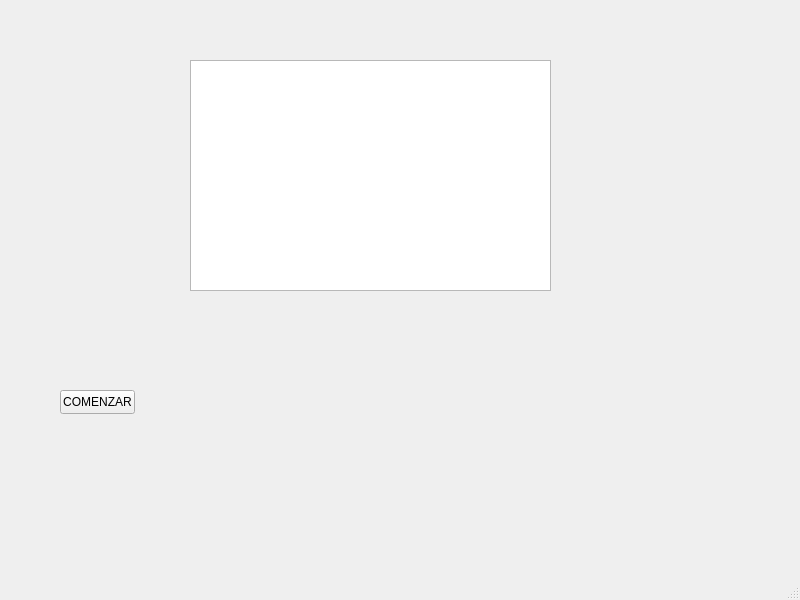
<?xml version="1.0" encoding="UTF-8"?>
<ui version="4.0">
 <class>MainWindow</class>
 <widget class="QMainWindow" name="MainWindow">
  <property name="geometry">
   <rect>
    <x>0</x>
    <y>0</y>
    <width>800</width>
    <height>600</height>
   </rect>
  </property>
  <property name="windowTitle">
   <string>MainWindow</string>
  </property>
  <widget class="QWidget" name="centralwidget">
   <widget class="QPushButton" name="pushButton">
    <property name="geometry">
     <rect>
      <x>60</x>
      <y>390</y>
      <width>75</width>
      <height>24</height>
     </rect>
    </property>
    <property name="text">
     <string>COMENZAR</string>
    </property>
   </widget>
   <widget class="QWidget" name="horizontalLayoutWidget">
    <property name="geometry">
     <rect>
      <x>190</x>
      <y>60</y>
      <width>361</width>
      <height>231</height>
     </rect>
    </property>
    <layout class="QHBoxLayout" name="horizontalLayout">
     <item>
      <widget class="QTableWidget" name="tableWidget"/>
     </item>
    </layout>
   </widget>
  </widget>
  <widget class="QMenuBar" name="menubar">
   <property name="geometry">
    <rect>
     <x>0</x>
     <y>0</y>
     <width>800</width>
     <height>22</height>
    </rect>
   </property>
  </widget>
  <widget class="QStatusBar" name="statusbar"/>
 </widget>
 <resources/>
 <connections/>
</ui>
